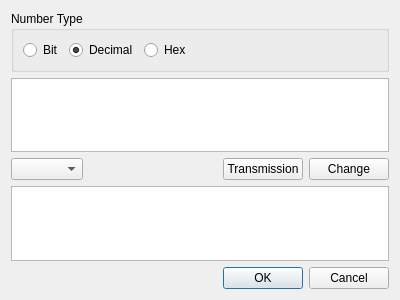
<?xml version="1.0" encoding="UTF-8"?>
<ui version="4.0">
 <class>NumTransDlg</class>
 <widget class="QDialog" name="NumTransDlg">
  <property name="geometry">
   <rect>
    <x>0</x>
    <y>0</y>
    <width>400</width>
    <height>300</height>
   </rect>
  </property>
  <property name="windowTitle">
   <string>Number Transmission</string>
  </property>
  <layout class="QGridLayout" name="gridLayout">
   <item row="1" column="0" colspan="4">
    <widget class="QPlainTextEdit" name="mInputText"/>
   </item>
   <item row="2" column="2">
    <widget class="QPushButton" name="mTransBtn">
     <property name="text">
      <string>Transmission</string>
     </property>
    </widget>
   </item>
   <item row="2" column="3">
    <widget class="QPushButton" name="mChangeBtn">
     <property name="text">
      <string>Change</string>
     </property>
    </widget>
   </item>
   <item row="0" column="0" colspan="4">
    <widget class="QGroupBox" name="groupBox">
     <property name="title">
      <string>Number Type</string>
     </property>
     <layout class="QGridLayout" name="gridLayout_2">
      <item row="0" column="0">
       <widget class="QRadioButton" name="mBitBtn">
        <property name="text">
         <string>Bit</string>
        </property>
       </widget>
      </item>
      <item row="0" column="1">
       <widget class="QRadioButton" name="mDecimalBtn">
        <property name="text">
         <string>Decimal</string>
        </property>
        <property name="checked">
         <bool>true</bool>
        </property>
       </widget>
      </item>
      <item row="0" column="2">
       <widget class="QRadioButton" name="mHexBtn">
        <property name="text">
         <string>Hex</string>
        </property>
       </widget>
      </item>
      <item row="0" column="3">
       <spacer name="horizontalSpacer_2">
        <property name="orientation">
         <enum>Qt::Horizontal</enum>
        </property>
        <property name="sizeHint" stdset="0">
         <size>
          <width>40</width>
          <height>20</height>
         </size>
        </property>
       </spacer>
      </item>
     </layout>
    </widget>
   </item>
   <item row="2" column="0">
    <widget class="QComboBox" name="mOutputTypeCombo"/>
   </item>
   <item row="2" column="1">
    <spacer name="horizontalSpacer">
     <property name="orientation">
      <enum>Qt::Horizontal</enum>
     </property>
     <property name="sizeHint" stdset="0">
      <size>
       <width>40</width>
       <height>20</height>
      </size>
     </property>
    </spacer>
   </item>
   <item row="3" column="0" colspan="4">
    <widget class="QPlainTextEdit" name="mOutputText"/>
   </item>
   <item row="4" column="1" colspan="3">
    <widget class="QDialogButtonBox" name="buttonBox">
     <property name="orientation">
      <enum>Qt::Horizontal</enum>
     </property>
     <property name="standardButtons">
      <set>QDialogButtonBox::Cancel|QDialogButtonBox::Ok</set>
     </property>
    </widget>
   </item>
  </layout>
 </widget>
 <resources/>
 <connections>
  <connection>
   <sender>buttonBox</sender>
   <signal>accepted()</signal>
   <receiver>NumTransDlg</receiver>
   <slot>accept()</slot>
   <hints>
    <hint type="sourcelabel">
     <x>248</x>
     <y>254</y>
    </hint>
    <hint type="destinationlabel">
     <x>157</x>
     <y>274</y>
    </hint>
   </hints>
  </connection>
  <connection>
   <sender>buttonBox</sender>
   <signal>rejected()</signal>
   <receiver>NumTransDlg</receiver>
   <slot>reject()</slot>
   <hints>
    <hint type="sourcelabel">
     <x>316</x>
     <y>260</y>
    </hint>
    <hint type="destinationlabel">
     <x>286</x>
     <y>274</y>
    </hint>
   </hints>
  </connection>
 </connections>
</ui>
